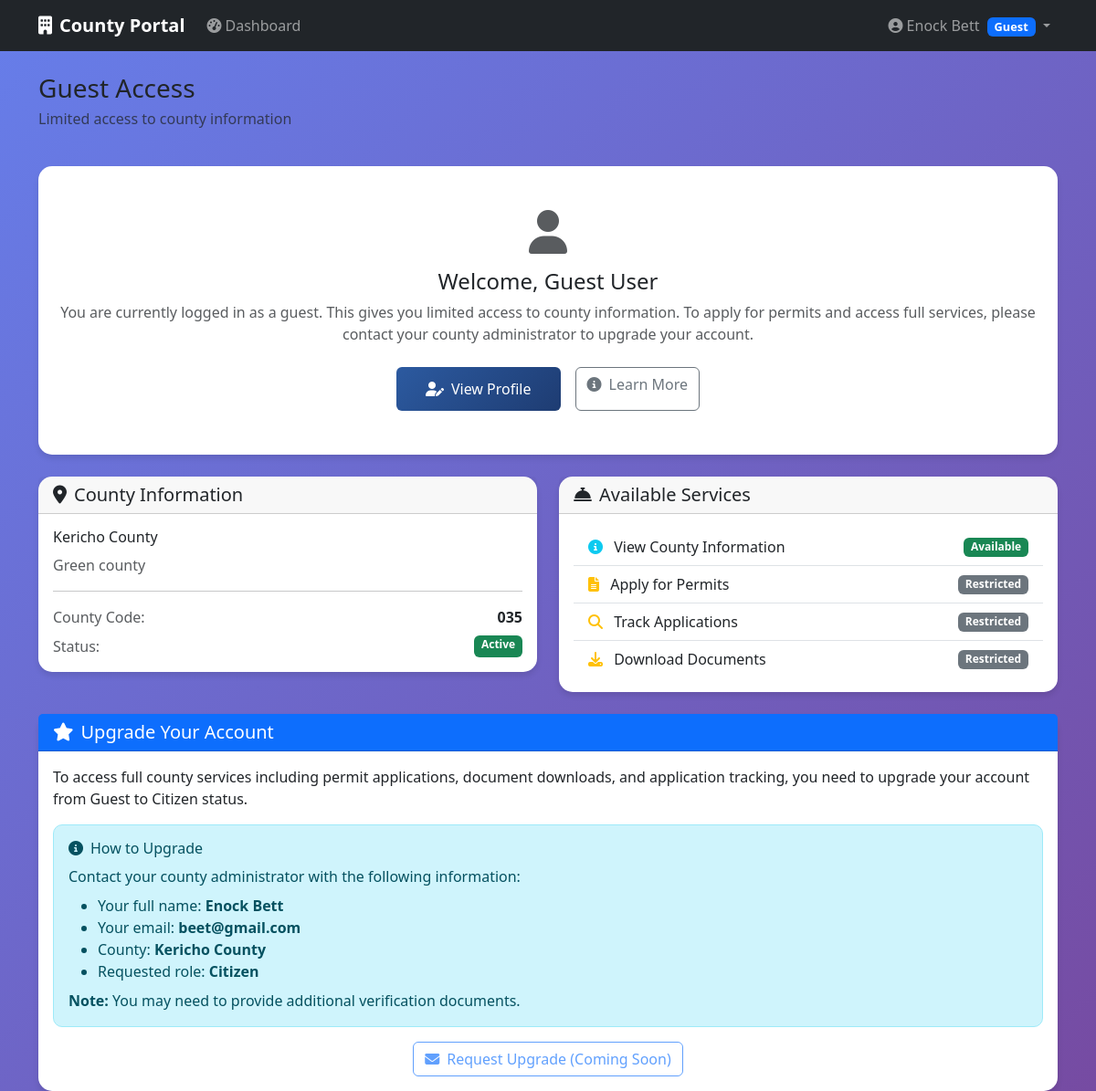
/guest-dashboard (signed in), run on the app's committed database.
### app/models/user.py (models this page shows, shortened)
class User(db.Model, UserMixin):
    __tablename__ = 'users'
    id = db.Column(db.Integer, primary_key=True)
    email = db.Column(db.String(200), unique=True, nullable=False)
    password = db.Column(db.String(128), nullable=False)
    active = db.Column(db.Boolean(), default=True)
    confirmed_at = db.Column(db.DateTime())
    created_at = db.Column(db.DateTime(), nullable=False, default=db.func.current_timestamp())
    fs_uniquifier = db.Column(db.String(255), unique=True, nullable=False, default=lambda: str(uuid.uuid4()))
    county_id = db.Column(db.Integer, db.ForeignKey('counties.id'))
    department_id = db.Column(db.Integer, db.ForeignKey('departments.id'))
    last_login_at = db.Column(db.DateTime())
    current_login_at = db.Column(db.DateTime())
    last_login_ip = db.Column(db.String(50))
    current_login_ip = db.Column(db.String(50))
    login_count = db.Column(db.Integer, default=0)
    first_name = db.Column(db.String(100))
    last_name = db.Column(db.String(100))
    phone = db.Column(db.String(20))
    roles = db.relationship('Role', secondary=roles_users, backref=db.backref('users', lazy='dynamic'))
    def full_name(self):
        if self.first_name and self.last_name:
            return f"{self.first_name} {self.last_name}"
        return self.email.split('@')[0] # Fallback if user dont provide first and last name or both
    def has_role(self, role_name):
        return any(role.name == role_name for role in self.roles)

class Role(db.Model, RoleMixin):
    __tablename__ = 'roles'
    id = db.Column(db.Integer, primary_key=True)
    name = db.Column(db.String(80), unique=True, nullable=False)
    description = db.Column(db.String(255), nullable=True)

### app/models/county.py (models this page shows, shortened)
class County(db.Model):
        __tablename__ = 'counties'
        id = db.Column(db.Integer, primary_key=True)
        name = db.Column(db.String(100), unique=True, nullable=False)
        code = db.Column(db.String(10), unique=True, nullable=False)
        description = db.Column(db.Text)
        active = db.Column(db.Boolean, default=True)
        created_at = db.Column(db.DateTime, default=datetime.utcnow)
        users = db.relationship('User', backref='county', lazy='dynamic')
        departments = db.relationship('Department', backref='county',   lazy='dynamic')

### app/main/views.py (the view)
@main_bp.route('/guest-dashboard')
@login_required
@roles_required(UserRoles.GUEST)
def guest_dashboard():
    return render_template('auth/main/guest_dashboard.html')

### app/templates/auth/main/guest_dashboard.html (shortened to what this page needs)
{% extends "base.html" %}
{% block content %}
<div class="row">
    <div class="col-12">
        <div class="d-flex justify-content-between align-items-center mb-4">
            <div>
                <h1 class="h3 mb-1">Guest Access</h1>
                <p class="text-muted">Limited access to county information</p>
            </div>
        </div>
    </div>
</div>
<div class="row g-4 mb-4">
    <div class="col-md-12">
        <div class="card dashboard-card">
            <div class="card-body text-center py-5">
                <i class="fas fa-user fa-3x text-muted mb-3"></i>
                <h4>Welcome, Guest User</h4>
                <p class="text-muted mb-4">
                    You are currently logged in as a guest. This gives you limited access to county information.
                    To apply for permits and access full services, please contact your county administrator
                    to upgrade your account.
                </p>
                <div class="d-flex gap-3 justify-content-center">
                    <a href="{{ url_for('auth_bp.profile') }}" class="btn btn-primary">
                        <i class="fas fa-user-edit me-2"></i>View Profile
                    </a>
                    <a href="{{ url_for('main_bp.about') }}" class="btn btn-outline-secondary">
                        <i class="fas fa-info-circle me-2"></i>Learn More
                    </a>
                </div>
            </div>
        </div>
    </div>
</div>
<div class="row g-4">
    <div class="col-md-6">
        <div class="card dashboard-card">
            <div class="card-header">
                <h5 class="card-title mb-0">
                    <i class="fas fa-map-marker-alt me-2"></i>County Information
                </h5>
            </div>
            <div class="card-body">
                {% if current_user.county %}
                <h6>{{ current_user.county.name }}</h6>
                <p class="text-muted">{{ current_user.county.description or 'County description not available' }}</p>
                <hr>
                <div class="d-flex justify-content-between mb-2">
                    <span class="text-muted">County Code:</span>
                    <strong>{{ current_user.county.code }}</strong>
                </div>
                <div class="d-flex justify-content-between">
                    <span class="text-muted">Status:</span>
                    <span class="badge bg-{{ 'success' if current_user.county.active else 'danger' }}">
                        {{ 'Active' if current_user.county.active else 'Inactive' }}
                    </span>
                </div>
                {% else %}
                <p class="text-muted">No county assigned to your account</p>
                {% endif %}
            </div>
        </div>
    </div>
    <div class="col-md-6">
        <div class="card dashboard-card">
            <div class="card-header">
                <h5 class="card-title mb-0">
                    <i class="fas fa-concierge-bell me-2"></i>Available Services
                </h5>
            </div>
            <div class="card-body">
                <div class="list-group list-group-flush">
                    <div class="list-group-item d-flex justify-content-between align-items-center">
                        <div>
                            <i class="fas fa-info-circle me-2 text-info"></i>
                            View County Information
                        </div>
                        <span class="badge bg-success">Available</span>
                    </div>
                    <div class="list-group-item d-flex justify-content-between align-items-center">
                        <div>
                            <i class="fas fa-file-alt me-2 text-warning"></i>
                            Apply for Permits
                        </div>
                        <span class="badge bg-secondary">Restricted</span>
                    </div>
                    <div class="list-group-item d-flex justify-content-between align-items-center">
                        <div>
                            <i class="fas fa-search me-2 text-warning"></i>
                            Track Applications
                        </div>
                        <span class="badge bg-secondary">Restricted</span>
                    </div>
                    <div class="list-group-item d-flex justify-content-between align-items-center">
                        <div>
                            <i class="fas fa-download me-2 text-warning"></i>
                            Download Documents
                        </div>
                        <span class="badge bg-secondary">Restricted</span>
                    </div>
                </div>
            </div>
        </div>
    </div>
</div>
<div class="row mt-4">
    <div class="col-12">
        <div class="card dashboard-card border-primary">
            <div class="card-header bg-primary text-white">
                <h5 class="card-title mb-0">
                    <i class="fas fa-star me-2"></i>Upgrade Your Account
                </h5>
            </div>
            <div class="card-body">
                <p class="mb-3">
                    To access full county services including permit applications, document downloads,
                    and application tracking, you need to upgrade your account from Guest to Citizen status.
                </p>
                <div class="alert alert-info">
                    <h6 class="alert-heading">
                        <i class="fas fa-info-circle me-2"></i>How to Upgrade
                    </h6>
                    <p class="mb-2">Contact your county administrator with the following information:</p>
                    <ul class="mb-2">
                        <li><span>Your full name:</span> <strong>{{ current_user.full_name() }}</strong></li>
                        <li><span>Your email:</span> <strong>{{ current_user.email }}</strong></li>
                        {% if current_user.county %}
                        <li><span>County:</span> <strong>{{ current_user.county.name }}</strong></li>
                        {% endif %}
                        <li><span>Requested role:</span> <strong>Citizen</strong></li>
                    </ul>
                    <p class="mb-0">
                        <strong>Note:</strong> You may need to provide additional verification documents.
                    </p>
                </div>
                <div class="text-center">
                    <button class="btn btn-outline-primary" disabled>
                        <i class="fas fa-envelope me-2"></i>Request Upgrade (Coming Soon)
                    </button>
                </div>
            </div>
        </div>
    </div>
</div>
{% endblock %}

### app/templates/base.html (shortened to what this page needs)
<!DOCTYPE html>
<html lang="en">
<head>
    <link href="https://cdn.jsdelivr.net/npm/bootstrap@5.3.2/dist/css/bootstrap.min.css" rel="stylesheet">
    <link href="https://cdnjs.cloudflare.com/ajax/libs/font-awesome/6.4.0/css/all.min.css" rel="stylesheet">
</head>
<body>
    <nav class="navbar navbar-expand-lg navbar-dark bg-dark">
        <div class="container">
            <a class="navbar-brand" href="{{ url_for('main_bp.index') }}">
                <i class="fas fa-building me-2"></i>County Portal
            </a>
            {% if current_user.is_authenticated %}
            <div class="collapse navbar-collapse" id="navbarNav">
                <ul class="navbar-nav me-auto">
                    <li class="nav-item">
                        <a class="nav-link" href="{{ url_for('main_bp.dashboard') }}">
                            <i class="fas fa-tachometer-alt me-1"></i>Dashboard
                        </a>
                    </li>
                </ul>
                <ul class="navbar-nav">
                    <li class="nav-item dropdown">
                        <a class="nav-link dropdown-toggle" href="#" id="userDropdown" role="button" data-bs-toggle="dropdown">
                            <i class="fas fa-user-circle me-1"></i>{{ current_user.full_name() }}
                            {% for role in current_user.roles %}
                            <span class="badge bg-primary role-badge ms-1">{{ role.name.replace('_', ' ').title() }}</span>
                            {% endfor %}
                        </a>
                    </li>
                </ul>
            </div>
            {% else %}
            <div class="d-flex">
                <a href="{{ url_for('security.login') }}" class="btn btn-outline-light me-2">Login</a>
                <a href="{{ url_for('security.register') }}" class="btn btn-primary">Register</a>
            </div>
            {% endif %}
        </div>
    </nav>
    <main class="container mt-4">
        {% block content %}{% endblock %}
    </main>
</body>
</html>

### app/templates/base.html (style rules this page uses)
:root { --primary-color: #2c5aa0; --secondary-color: #f8f9fa; --success-color: #28a745; --danger-color: #dc3545; --warning-color: #ffc107; }
body { background: linear-gradient(135deg, #667eea 0%, #764ba2 100%); min-height: 100vh; font-family: 'Segoe UI', Tahoma, Geneva, Verdana, sans-serif; }
.navbar-brand { font-weight: bold; }
.dashboard-card { border: none; border-radius: 15px; box-shadow: 0 4px 6px rgba(0, 0, 0, 0.1); transition: transform 0.2s; }
.role-badge { font-size: 0.8em; padding: 0.25rem 0.5rem; }
.btn-primary { background: linear-gradient(135deg, var(--primary-color) 0%, #1e3c72 100%); border: none; padding: 0.75rem 2rem; font-weight: 500; transition: transform 0.2s ease; }
.alert { border-radius: 10px; margin-bottom: 1rem; }

### data on the page
User: full_name "Enock Bett", email "beet@gmail.com"
Role: name.replace "Guest"
County: county.name "Kericho County", county "Green county", county.code "035", active "Active"
